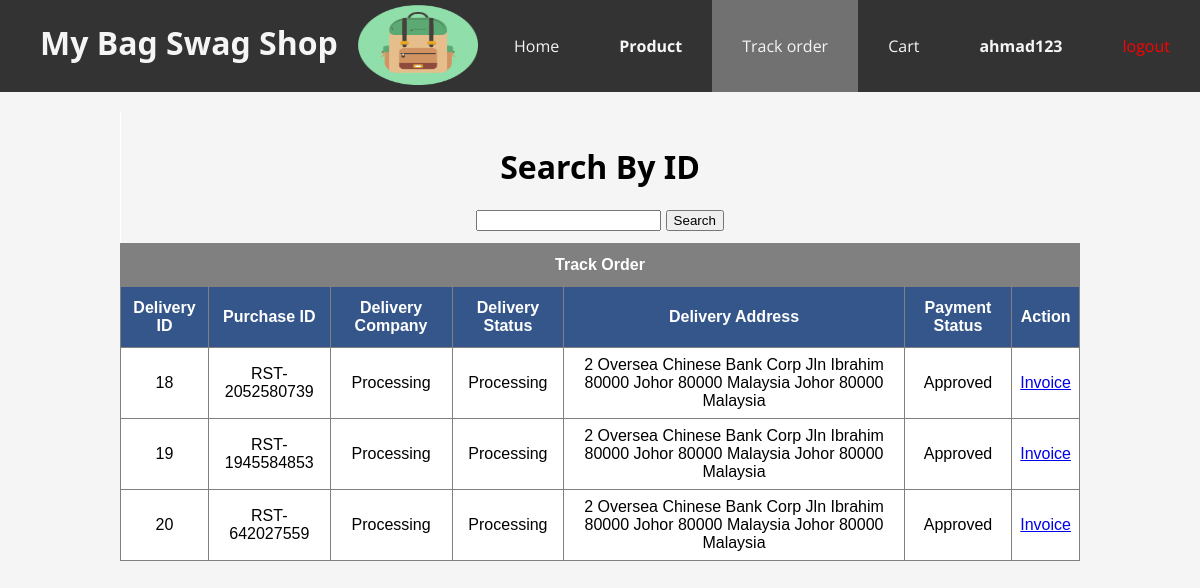
/trackOrder.php (signed in), run on the app's committed database.
### tables this page shows
CREATE TABLE `delivery` (
  `delivery_id` int(11) NOT NULL,
  `id` int(11) NOT NULL,
  `purchase_id` varchar(100) NOT NULL,
  `delivery_agent` varchar(100) NOT NULL,
  `delivery_status` varchar(100) NOT NULL,
  `address` varchar(100) NOT NULL,
  `payment_status` varchar(100) NOT NULL
);

### trackOrder.php (the view, shortened to what this page needs)
<?php include('server.php') ?>
<!DOCTYPE html>
<html>
<head>
  <link rel="stylesheet" type="text/css" href="asset/css/style5.css?<?php echo date('l jS \of F Y h:i:s A'); ?>">
</head>
<header>
  <ul>
    <li style="float: left;">
    <h1 class="headline">My Bag Swag Shop</h1>
    <img style="margin-left :20px; margin-top:5px ;" height="80" width="120" src="asset/img/logo.png"></li>
    <li ><a onclick="if (!confirm('Are you sure you want to logout?')) return false;" href="index.php?logout='1'" style="color: red;">logout</a></li>
    <li><a><?php  if (isset($_SESSION['username'])) : ?>
                    <strong><?php echo $_SESSION['username']; ?></strong>
                    <?php endif ?>
    <li><a href="cart.php">Cart</a></li>
    <li class="active"><a href="">Track order</a></li>
    <li ><strong><a href="product.php">Product</a></strong></li>
    <li ><a href="index.php">Home</a></li>
  </ul>
</header>
<body style="background-color:whitesmoke ;">
  <table>
    <th style="background-color: whitesmoke; border: none;" colspan="7"> <h1 style="color: black;">Search By ID</h1>
  <form action="" method="POST">
<form action="" method="POST">
<input type="text" name="delivery_id">
<input type="submit" name="search" value="Search">
</form>
</th>
    <tr>
      <th style="background-color:grey" colspan="7">Track Order</th>
    </tr>
    <tr>
    <th>Delivery ID</th>
    <th>Purchase ID</th>
    <th>Delivery Company</th>
    <th>Delivery Status</th>
    <th>Delivery Address</th>
    <th>Payment Status</th>
    <th>Action</th>
    </tr>
    <?php
  $username = mysqli_real_escape_string($db, $_SESSION['username']);
  $result = mysqli_query($db, "SELECT * FROM users WHERE username = '$username'");
  $row = mysqli_fetch_assoc($result);
  $id  = $row['id'];
$sql = "SELECT * from delivery WHERE id='$id'";
$result = mysqli_query($db, $sql);
if (mysqli_num_rows($result) > 0) {
while($row = mysqli_fetch_assoc($result)) { ?>
<td>
<?php echo $row['delivery_id']; ?>
</td>
<td>
<?php echo $row['purchase_id']; ?>
</td>
<td>
<?php echo $row['delivery_agent']; ?>
</td>
<td>
<?php echo $row['delivery_status']; ?>
</td>
<td>
<?php echo $row['address']; ?>
</td>
<td>
<?php echo $row['payment_status']; ?>
</td>
<td>
<a href="resitPage.php?purchase_id=<?php echo $row['purchase_id']; ?>">Invoice</a>
</td>
<?php
}
} else {
echo "<tr>
<td style='padding: 50px; font-size: 30px;' colspan='7'>
Currently there is No Order Available Yet. Stay Tune For Futher Update. Thank you.
</td>
</tr>";
}
?>
  </table>
	</body>
</html>

### asset/css/style5.css (style rules this page uses)
body { margin: 0; font-family: 'Open Sans'; background-color:#34568B; }
ul { list-style-type: none; margin: 0; overflow: hidden; background-color: #333; top: 0; }
li { float: right; }
li a { display: block; color: whitesmoke; text-align: center; padding: 35px 30px; text-decoration: none; font-size: 16px; }
.active { background-color: darkslateblue; }
.headline { color: whitesmoke; float: left; }
html { box-sizing: border-box; }
h1 { text-align: center; color:aliceblue; justify-content: center; display: block; font-family: Segoe, "Segoe UI", "DejaVu Sans", "Trebuchet MS", Verdana, "sans-serif"; }
.active, .dot:hover { background-color: #717171; }
table { font-family: Arial, Helvetica, sans-serif; border-collapse: collapse; width: 80%; text-align: center; margin-top: 20px; margin-left:auto; margin-right:auto; background-color: white; margin-bottom: 50px; }
table td,th { border: 1px solid grey; padding: 8px; }
table th { padding-top: 12px; padding-bottom: 12px; text-align: center; background-color:#34568B; color: white; }

### data on the page
delivery: delivery_id "18", purchase "RST-2052580739", delivery_agent "Processing", delivery_status "Processing", address "2 Oversea Chinese Bank Corp Jln Ibrahim 80000 Johor 80000 Malaysia Johor 80000 Malaysia", payment_status "Approved"
delivery: delivery_id "19", purchase "RST-1945584853", delivery_agent "Processing", delivery_status "Processing", address "2 Oversea Chinese Bank Corp Jln Ibrahim 80000 Johor 80000 Malaysia Johor 80000 Malaysia", payment_status "Approved"
delivery: delivery_id "20", purchase "RST-642027559", delivery_agent "Processing", delivery_status "Processing", address "2 Oversea Chinese Bank Corp Jln Ibrahim 80000 Johor 80000 Malaysia Johor 80000 Malaysia", payment_status "Approved"

### other printed values
$_SESSION['username'] "ahmad123"
